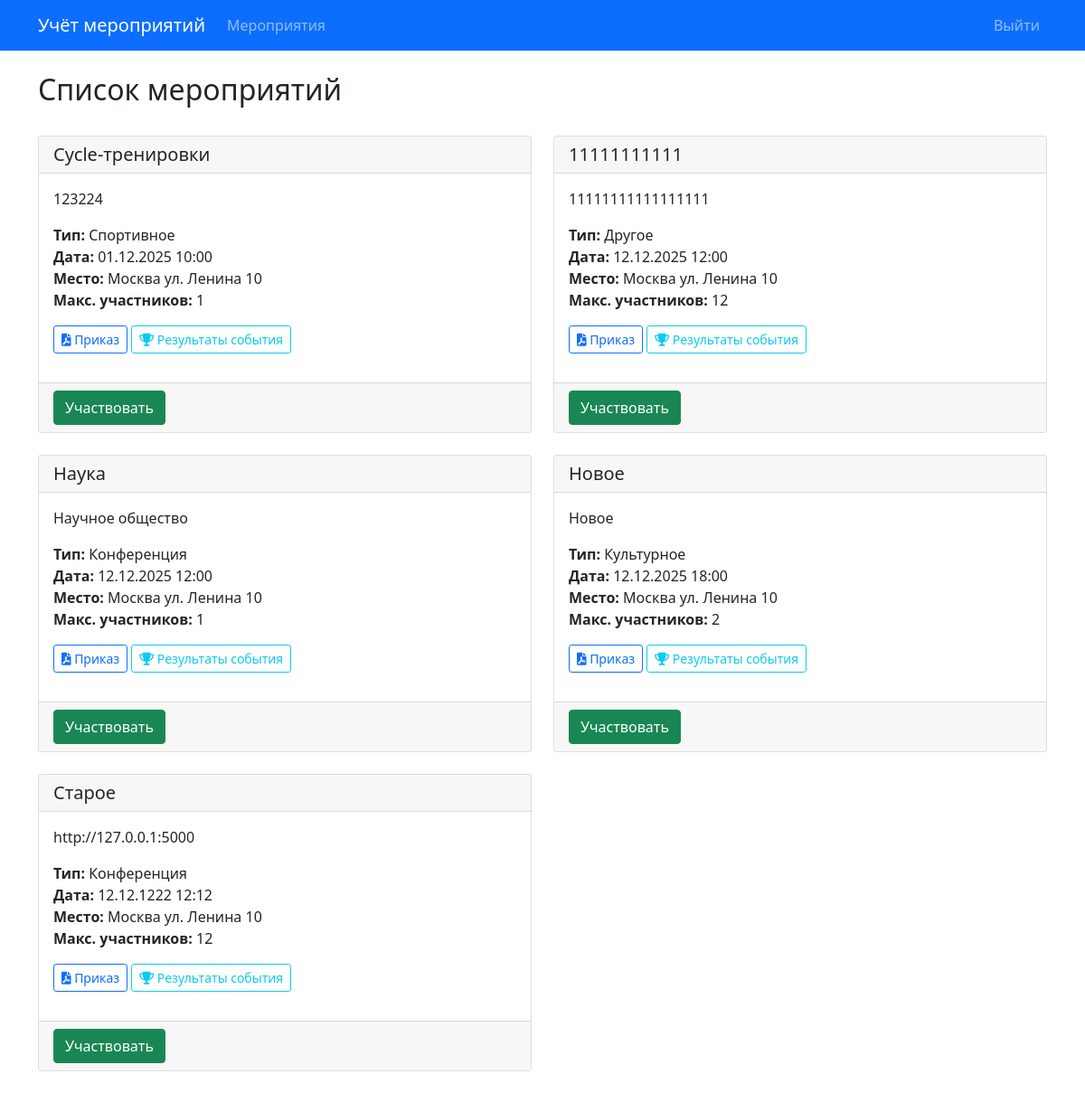
/events (signed in), run on the app's committed database.
### models.py (models this page shows)
class Event(db.Model):
    id = db.Column(db.Integer, primary_key=True)
    title = db.Column(db.String(200), nullable=False)
    description = db.Column(db.Text)
    event_type = db.Column(db.String(50), nullable=False)  # конференция, спортивное, культурное, волонтерское, другое
    date = db.Column(db.DateTime, nullable=False)
    location = db.Column(db.String(200))
    max_participants = db.Column(db.Integer)
    created_by = db.Column(db.Integer, db.ForeignKey('user.id'), nullable=False)
    order_document = db.Column(db.String(200))  # путь к PDF файлу приказа
    created_at = db.Column(db.DateTime, default=datetime.utcnow)
    status = db.Column(db.String(20), default='активно')  # активно, завершено, отменено
    participants = db.relationship('EventParticipation', backref='event', lazy=True,
                                 cascade='all, delete-orphan')

### routes/events.py (the view)
@events_bp.route('/events')
@login_required
def events_list():
    events = Event.query.all()
    students = Student.query.all()
    for event in events:
        db.session.refresh(event)
    return render_template('events/list.html', events=events, students=students)

### app.py (called while the page is built)
@login_manager.user_loader
def load_user(user_id):
    return User.query.get(int(user_id))

### templates/events/list.html (shortened to what this page needs)
{% extends "base.html" %}
{% block content %}
{% set event_types = {
    'sports': 'Спортивное',
    'conference': 'Конференция',
    'cultural': 'Культурное',
    'volunteer': 'Волонтёрское',
    'other': 'Другое',
    'спортивное': 'Спортивное',
    'конференция': 'Конференция',
    'культурное': 'Культурное',
    'волонтерское': 'Волонтёрское',
    'другое': 'Другое'
} %}
<div class="row mb-4">
    <div class="col">
        <h2>Список мероприятий</h2>
    </div>
</div>
<div class="row">
    {% for event in events %}
    <div class="col-md-6 mb-4">
        <div class="card h-100">
            <div class="card-header">
                <h5 class="card-title mb-0">{{ event.title }}</h5>
            </div>
            <div class="card-body">
                <p class="card-text">{{ event.description }}</p>
                <ul class="list-unstyled">
                    <li><strong>Тип:</strong> {{ event_types[event.event_type] if event.event_type in event_types else event.event_type }}</li>
                    <li><strong>Дата:</strong> {{ event.date.strftime('%d.%m.%Y %H:%M') }}</li>
                    <li><strong>Место:</strong> {{ event.location }}</li>
                    {% if event.max_participants %}
                    <li><strong>Макс. участников:</strong> {{ event.max_participants }}</li>
                    {% endif %}
                </ul>
                <div class="mb-3">
                    {% if event.order_document %}
                    <a href="{{ url_for('events.uploaded_file', filename=event.order_document) }}" class="btn btn-sm btn-outline-primary" target="_blank">
                        <i class="fas fa-file-pdf"></i> Приказ
                    </a>
                    {% endif %}
                    <a href="{{ url_for('events.view_results', event_id=event.id) }}" class="btn btn-sm btn-outline-info">
                        <i class="fas fa-trophy"></i> Результаты события
                    </a>
                </div>
            </div>
            <div class="card-footer">
                {% if current_user.is_authenticated %}
                    {% if current_user.role == 'student' %}
                    <form action="{{ url_for('events.participate_event', event_id=event.id) }}" method="POST" class="d-inline">
                        <button type="submit" class="btn btn-success">Участвовать</button>
                    </form>
                    {% endif %}
                {% endif %}
            </div>
        </div>
    </div>
    {% endfor %}
</div>
{% endblock %}

### data on the page
Event: title "Cycle-тренировки", description "123224", event_type "Спортивное", date "01.12.2025 10:00", location "Москва ул. Ленина 10", max_participants "1"
Event: title "11111111111", description "11111111111111111", event_type "Другое", date "12.12.2025 12:00", location "Москва ул. Ленина 10", max_participants "12"
Event: title "Наука", description "Научное общество", event_type "Конференция", date "12.12.2025 12:00", location "Москва ул. Ленина 10", max_participants "1"
Event: title "Новое", description "Новое", event_type "Культурное", date "12.12.2025 18:00", location "Москва ул. Ленина 10", max_participants "2"
Event: title "Старое", description "http://127.0.0.1:5000", event_type "Конференция", date "12.12.1222 12:12", location "Москва ул. Ленина 10", max_participants "12"
